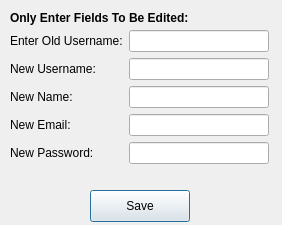
<?xml version="1.0" encoding="UTF-8"?>
<ui version="4.0">
 <class>edituser</class>
 <widget class="QDialog" name="edituser">
  <property name="geometry">
   <rect>
    <x>0</x>
    <y>0</y>
    <width>282</width>
    <height>225</height>
   </rect>
  </property>
  <property name="windowTitle">
   <string>Dialog</string>
  </property>
  <widget class="QLabel" name="label_6">
   <property name="geometry">
    <rect>
     <x>10</x>
     <y>10</y>
     <width>201</width>
     <height>16</height>
    </rect>
   </property>
   <property name="text">
    <string>&lt;html&gt;&lt;head/&gt;&lt;body&gt;&lt;p&gt;&lt;span style=&quot; font-weight:700;&quot;&gt;Only Enter Fields To Be Edited:&lt;/span&gt;&lt;/p&gt;&lt;/body&gt;&lt;/html&gt;</string>
   </property>
  </widget>
  <widget class="QPushButton" name="saveButton">
   <property name="geometry">
    <rect>
     <x>90</x>
     <y>190</y>
     <width>100</width>
     <height>32</height>
    </rect>
   </property>
   <property name="text">
    <string>Save</string>
   </property>
  </widget>
  <widget class="QWidget" name="layoutWidget">
   <property name="geometry">
    <rect>
     <x>10</x>
     <y>30</y>
     <width>259</width>
     <height>147</height>
    </rect>
   </property>
   <layout class="QFormLayout" name="formLayout">
    <item row="0" column="0">
     <widget class="QLabel" name="label">
      <property name="text">
       <string>Enter Old Username:</string>
      </property>
     </widget>
    </item>
    <item row="1" column="0">
     <widget class="QLabel" name="label_2">
      <property name="text">
       <string>New Username:</string>
      </property>
     </widget>
    </item>
    <item row="2" column="0">
     <widget class="QLabel" name="label_3">
      <property name="text">
       <string>New Name:</string>
      </property>
     </widget>
    </item>
    <item row="2" column="1">
     <widget class="QLineEdit" name="newName"/>
    </item>
    <item row="3" column="0">
     <widget class="QLabel" name="label_4">
      <property name="text">
       <string>New Email:</string>
      </property>
     </widget>
    </item>
    <item row="3" column="1">
     <widget class="QLineEdit" name="newEmail"/>
    </item>
    <item row="4" column="0">
     <widget class="QLabel" name="label_5">
      <property name="text">
       <string>New Password:</string>
      </property>
     </widget>
    </item>
    <item row="4" column="1">
     <widget class="QLineEdit" name="newPass"/>
    </item>
    <item row="1" column="1">
     <widget class="QLineEdit" name="newUser"/>
    </item>
    <item row="0" column="1">
     <widget class="QLineEdit" name="oldUser"/>
    </item>
   </layout>
  </widget>
 </widget>
 <resources/>
 <connections/>
</ui>
